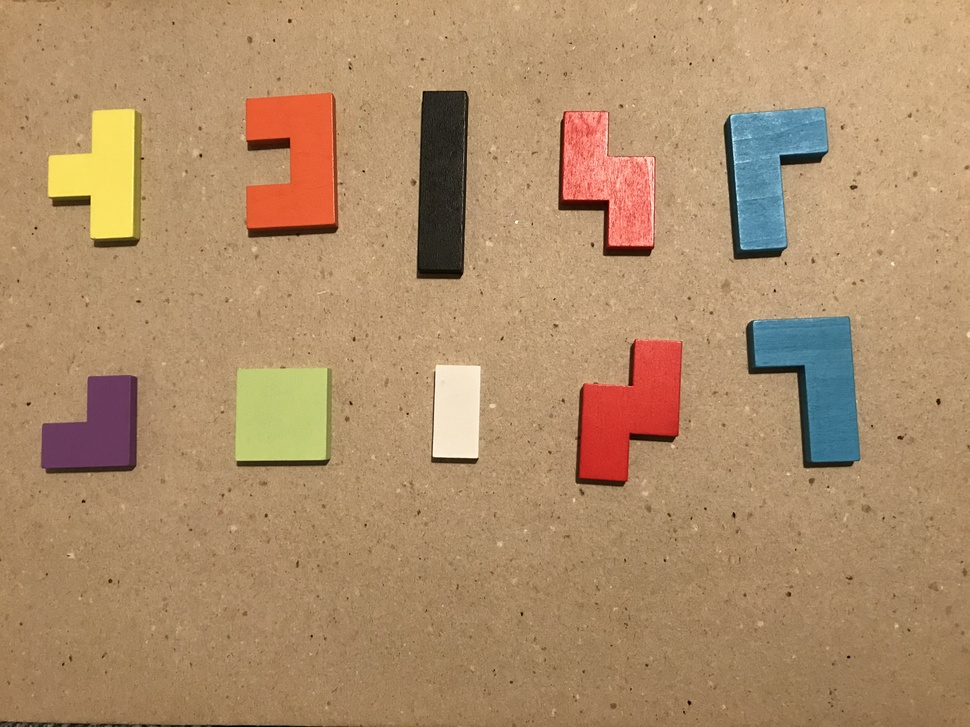
%> input picture training/R01.jpg, 970 x 727 px, shrunk from 4032 x 3024 before the run
$ octave training.m   (GNU Octave 9; MATLAB toolbox functions it lacks are replaced by stand-ins)
%> lines starting %> are read from the running program, lines starting %| are printed output that depends on the picture; in (x1, y1, x2, y2) boxes, pixels count from 0 and x2, y2 are one past the last pixel; in counts of white or black regions, pixels touching at a corner belong together; the program's own positions count from 1
### training_segmentation.m
% training_segmentation binarizes imrgb in order to mark tetris pieces as
% foreground and the rest as background.
function [values, labels] = training_segmentation(imrgb)
    imycbcr = rgb2ycbcr(imrgb);
    imhsv = rgb2hsv(imrgb);

    c1 = imycbcr(:,:,1) > 190;
    c2 = imycbcr(:,:,2) > 130;
    c3 = imycbcr(:,:,3) > 170;
    c4 = imrgb(:,:,2) > 190;
    c5 = imhsv(:,:,3) < 0.35;

    se = strel("square", 9);
    c5 = imclose(c5, se);
    se = strel("square", 49);
    c5 = imerode(c5, se);
    c5 = imdilate(c5, se);

    imf = c1 + c2 + c3 + c4 + c5;
    se = strel("square", 19);
    imf = imclose(imf, se);
    imf = imopen(imf, se);
    imf = medfilt2(imf,[7 7]);
    labels = bwlabel(imf);
    labels(labels~=0) = 1;

    % Create Descriptor (G, B, Y, Cb, Cr)
    values = double(cat(3, imrgb(:, :, 2:3), imycbcr));
    [r, c, ch] = size(values);
    values = reshape(values, r*c, ch);
    labels = reshape(labels, r*c, 1);
end

### training.m
% TRAINING
im1 = imread("training/R01.jpg");
%> im1 is the input picture: size 727x970x3 uint8; mean R, G, B 174.6, 141.6, 105.9
im2 = imread("training/R02.jpg");
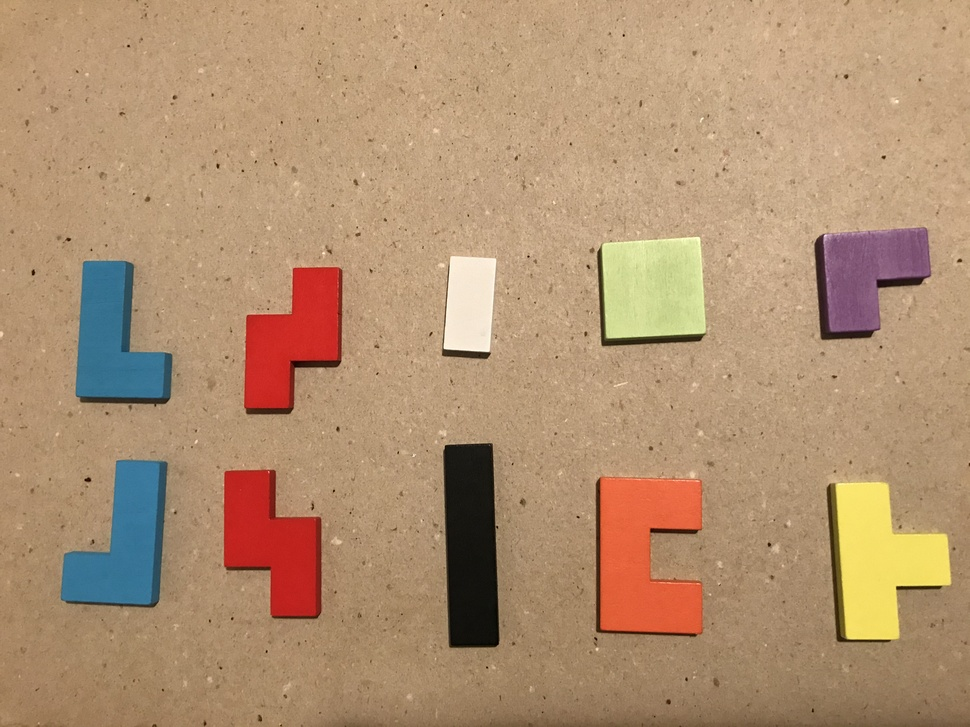
%> input picture training/R02.jpg, 970 x 727 px, shrunk from 4032 x 3024 before the run
%> im2 is the input picture: size 727x970x3 uint8; mean R, G, B 177.1, 145, 113.4

% Pixel-Based (colors)
% Bayesian Classifier
[v1, l1] = training_segmentation(im1);
%> in training_segmentation, `imycbcr = rgb2ycbcr(imrgb);`: imycbcr: size 727x970x3 uint8; mean of channels 1, 2, 3 142.6, 107.6, 145.1
%> in training_segmentation, `imhsv = rgb2hsv(imrgb);`: imhsv: size 727x970x3 double; mean H, S, V 0.109, 0.414, 0.693
%> in training_segmentation, `c1 = imycbcr(:,:,1) > 190;`:
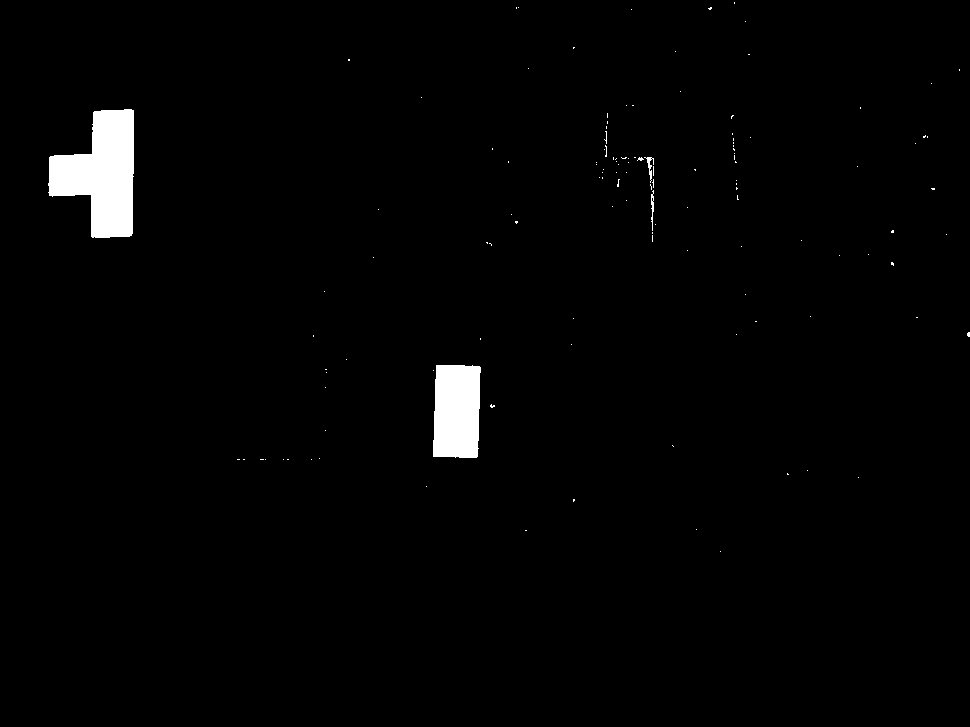
%> c1: size 727x970 logical; 1.7% white; 126 white regions (122 under 20 px), largest, box (x1, y1, x2, y2) and area: (48, 109, 134, 238) 7070, (433, 365, 481, 458) 4137, (644, 157, 654, 183) 79, (651, 190, 654, 231) 70
%> in training_segmentation, `c2 = imycbcr(:,:,2) > 130;`: c2: size 727x970 logical; 3.5% white; 5 white regions (2 under 20 px), largest, box (x1, y1, x2, y2) and area: (750, 317, 860, 463) 9740, (728, 108, 828, 252) 9057, (43, 377, 134, 468) 5753
%> in training_segmentation, `c3 = imycbcr(:,:,3) > 170;`: c3: size 727x970 logical; 3.6% white; 6 white regions (3 under 20 px), largest, box (x1, y1, x2, y2) and area: (246, 93, 335, 228) 9364, (580, 340, 682, 481) 9099, (562, 112, 653, 247) 6569
%> in training_segmentation, `c4 = imrgb(:,:,2) > 190;`: c4: size 727x970 logical; 2.9% white; 246 white regions (239 under 20 px), largest, box (x1, y1, x2, y2) and area: (236, 368, 327, 460) 8154, (48, 109, 134, 238) 7175, (433, 365, 481, 458) 4172
%> in training_segmentation, `c5 = imhsv(:,:,3) < 0.35;`: c5: size 727x970 logical; 2.7% white; 110 white regions (92 under 20 px), largest, box (x1, y1, x2, y2) and area: (417, 91, 469, 279) 8650, (746, 321, 860, 468) 1732, (724, 115, 787, 259) 1338
%> in training_segmentation, `c5 = imclose(c5, se);`: c5: size 727x970 logical; 2.7% white; 97 white regions (81 under 20 px), largest, box (x1, y1, x2, y2) and area: (414, 91, 469, 279) 8735, (746, 321, 860, 468) 1742, (724, 115, 787, 259) 1349
%> in training_segmentation, `c5 = imerode(c5, se);`: c5: size 727x970 logical; every value is 0
%> in training_segmentation, `labels = bwlabel(imf);`: labels: size 727x970 double; 10 distinct labels, from 0 to 9
%> in training_segmentation, `labels(labels~=0) = 1;`:
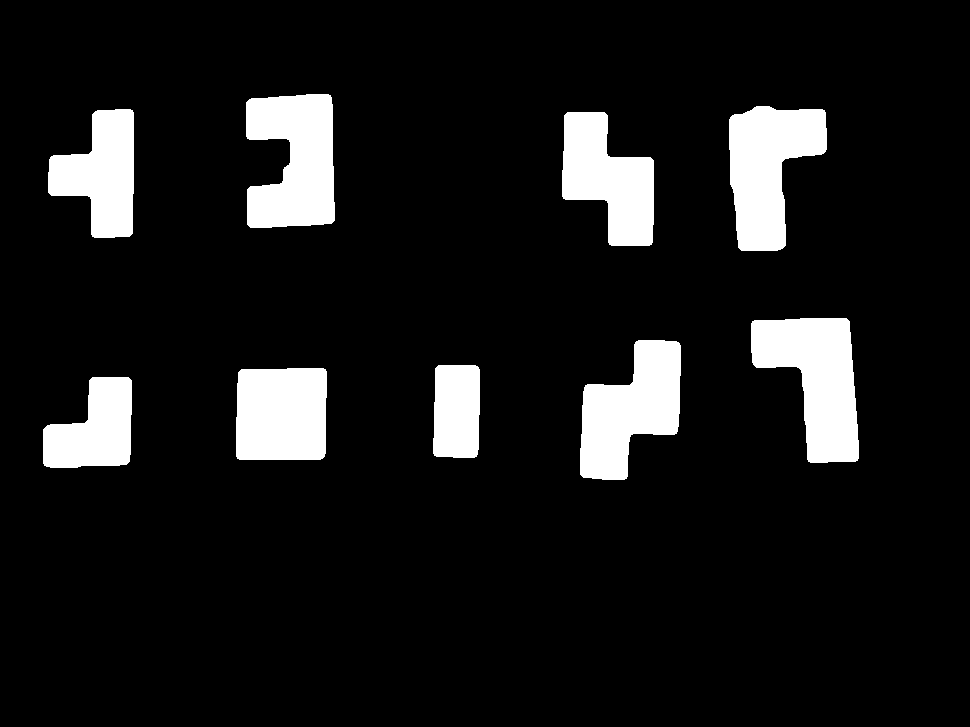
%> labels: size 727x970 double; values 0 (black) and 1 (white), 10% white; 9 white regions, largest, box (x1, y1, x2, y2) and area: (751, 318, 859, 463) 9788, (246, 94, 335, 228) 9482, (729, 106, 827, 251) 9269
[v2, l2] = training_segmentation(im2);
%> in training_segmentation (call 2), `imycbcr = rgb2ycbcr(imrgb);`: imycbcr: size 727x970x3 uint8; mean of channels 1, 2, 3 145.7, 109.6, 144.5
%> in training_segmentation (call 2), `imhsv = rgb2hsv(imrgb);`: imhsv: size 727x970x3 double; mean H, S, V 0.109, 0.384, 0.704
%> in training_segmentation (call 2), `c1 = imycbcr(:,:,1) > 190;`: c1: size 727x970 logical; 3.3% white; 140 white regions (136 under 20 px), largest, box (x1, y1, x2, y2) and area: (836, 482, 950, 639) 10932, (602, 237, 705, 338) 7924, (444, 256, 496, 352) 4295, (891, 98, 899, 103) 24
%> in training_segmentation (call 2), `c2 = imycbcr(:,:,2) > 130;`: c2: size 727x970 logical; 3.7% white; 3 white regions, box (x1, y1, x2, y2) and area: (61, 460, 166, 605) 9595, (76, 261, 172, 399) 8835, (824, 229, 930, 332) 7436
%> in training_segmentation (call 2), `c3 = imycbcr(:,:,3) > 170;`: c3: size 727x970 logical; 4.3% white; 3 white regions, box (x1, y1, x2, y2) and area: (600, 478, 702, 634) 12674, (224, 470, 318, 616) 9013, (244, 267, 340, 408) 8644
%> in training_segmentation (call 2), `c4 = imrgb(:,:,2) > 190;`: c4: size 727x970 logical; 3.7% white; 388 white regions (378 under 20 px), largest, box (x1, y1, x2, y2) and area: (836, 482, 951, 639) 11119, (602, 237, 706, 338) 9540, (444, 256, 496, 352) 4321
%> in training_segmentation (call 2), `c5 = imhsv(:,:,3) < 0.35;`: c5: size 727x970 logical; 2.4% white; 116 white regions (100 under 20 px), largest, box (x1, y1, x2, y2) and area: (444, 443, 499, 648) 10112, (815, 235, 875, 340) 1183, (598, 249, 705, 346) 989
%> in training_segmentation (call 2), `c5 = imclose(c5, se);`: c5: size 727x970 logical; 2.5% white; 93 white regions (77 under 20 px), largest, box (x1, y1, x2, y2) and area: (444, 443, 499, 648) 10130, (815, 235, 875, 340) 1188, (587, 249, 705, 346) 1004
%> in training_segmentation (call 2), `c5 = imerode(c5, se);`: c5: size 727x970 logical; 0.01% white in thin lines or dots, all inside (x1, y1, x2, y2) = (469, 492, 474, 621)
%> in training_segmentation (call 2), `c5 = imdilate(c5, se);`: c5: size 727x970 logical; 1.2% white; 1 white region, box (x1, y1, x2, y2) and area: (445, 468, 498, 645) 8804
%> in training_segmentation (call 2), `imf = imopen(imf, se);`:
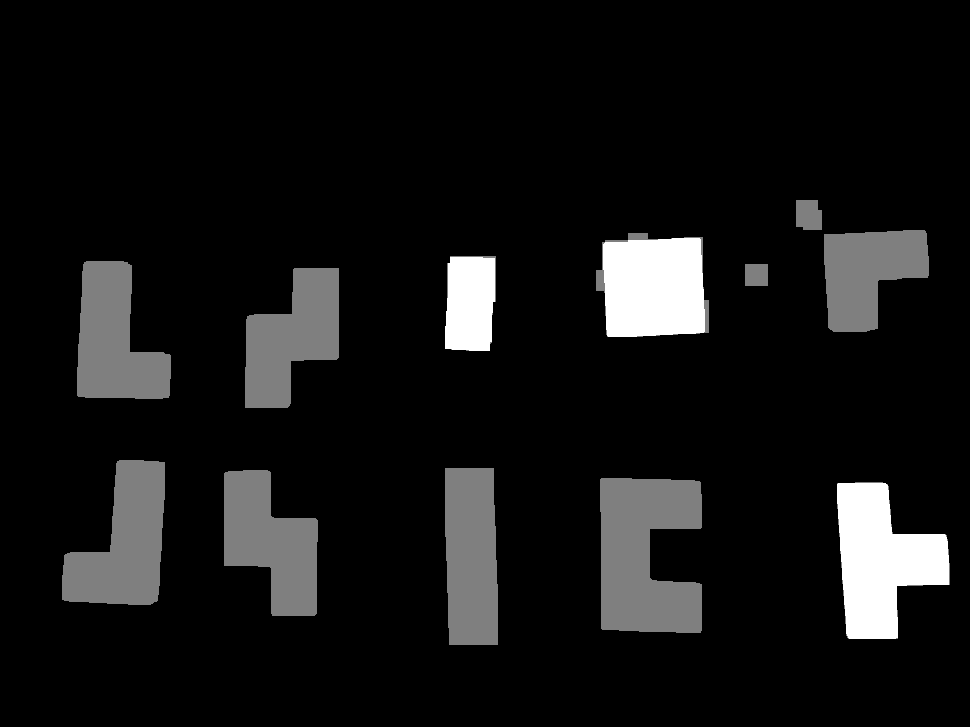
%> imf: size 727x970 double; min 0, max 2, mean 0.165; drawn with min black and max white
%> in training_segmentation (call 2), `labels = bwlabel(imf);`:
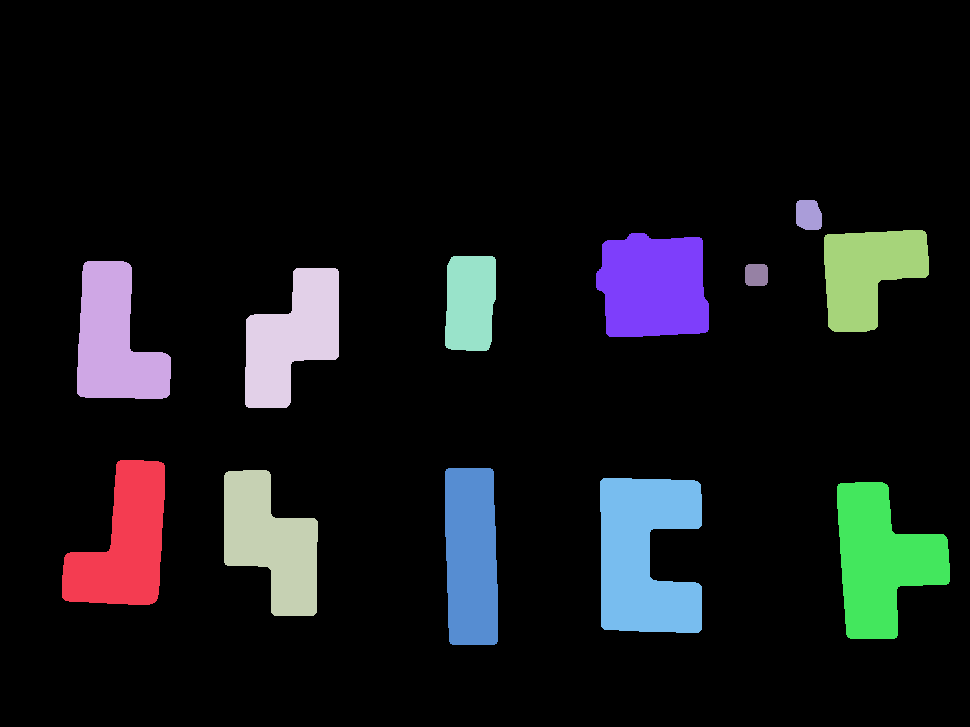
%> labels: size 727x970 double; 13 distinct labels, from 0 to 12; one colour per label, 0 black
%> in training_segmentation (call 2), `labels(labels~=0) = 1;`:
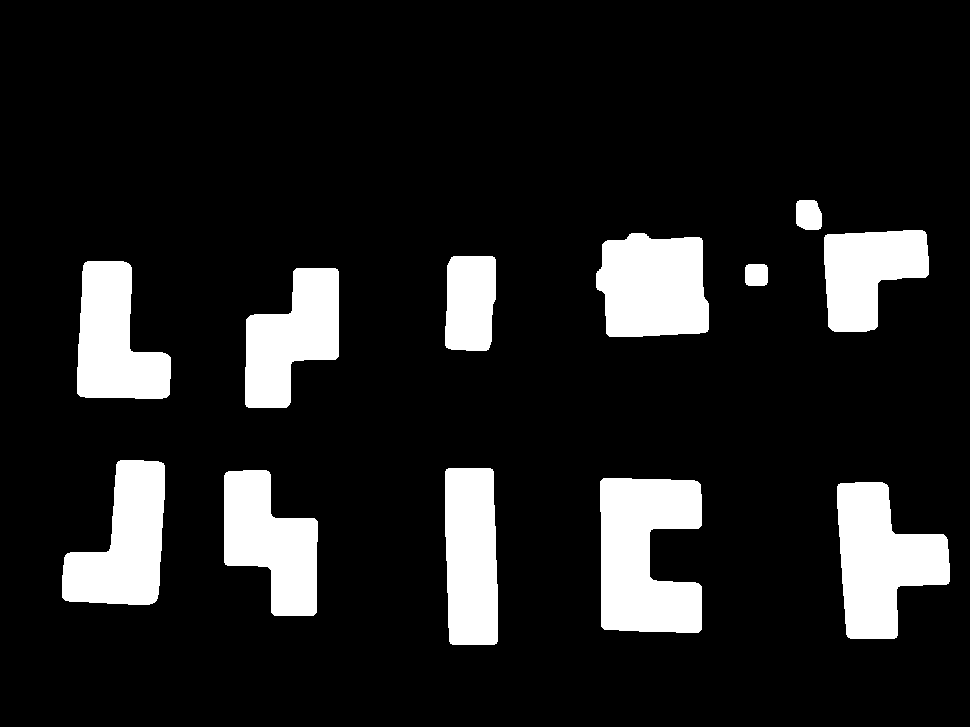
%> labels: size 727x970 double; values 0 (black) and 1 (white), 13% white; 12 white regions, largest, box (x1, y1, x2, y2) and area: (600, 478, 702, 633) 12680, (837, 482, 950, 639) 11087, (596, 233, 709, 337) 10064
train_values = [v1; v2];
train_labels = [l1; l2];
%> (the run ends here)
